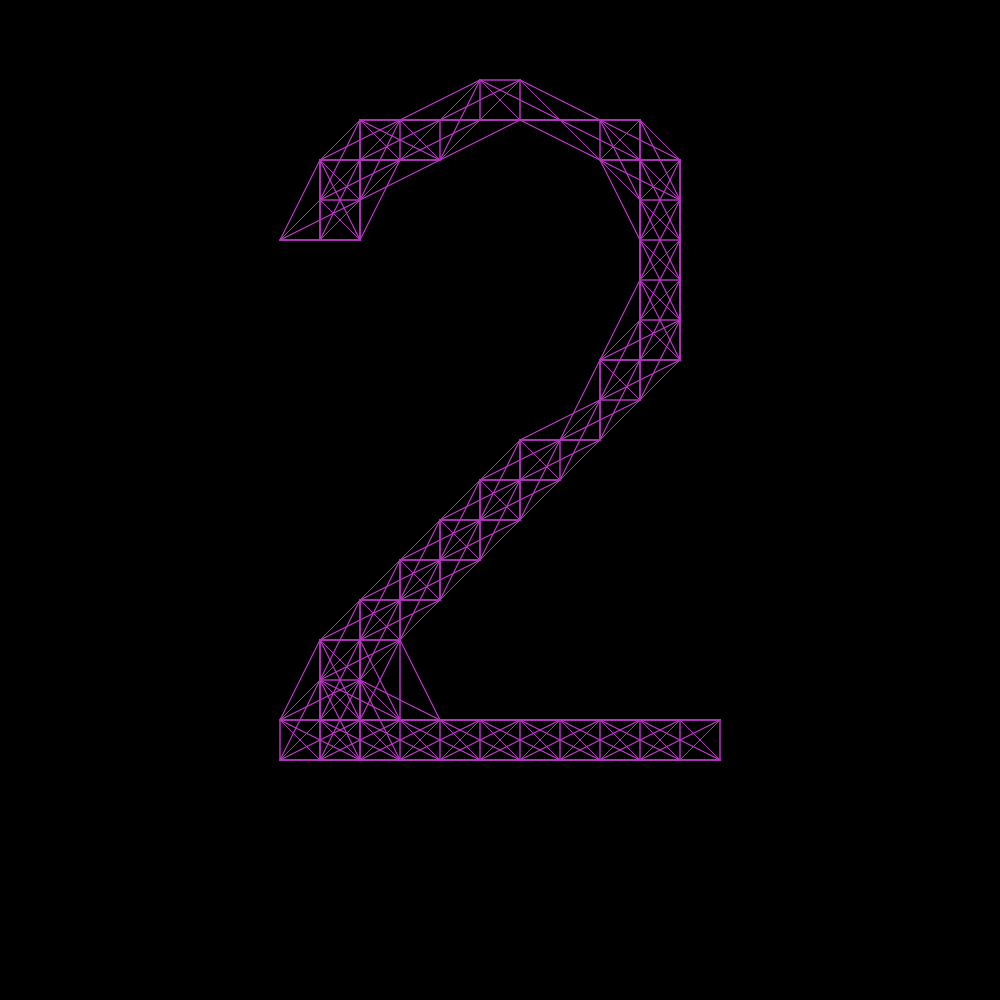
Frame 1 (no input)
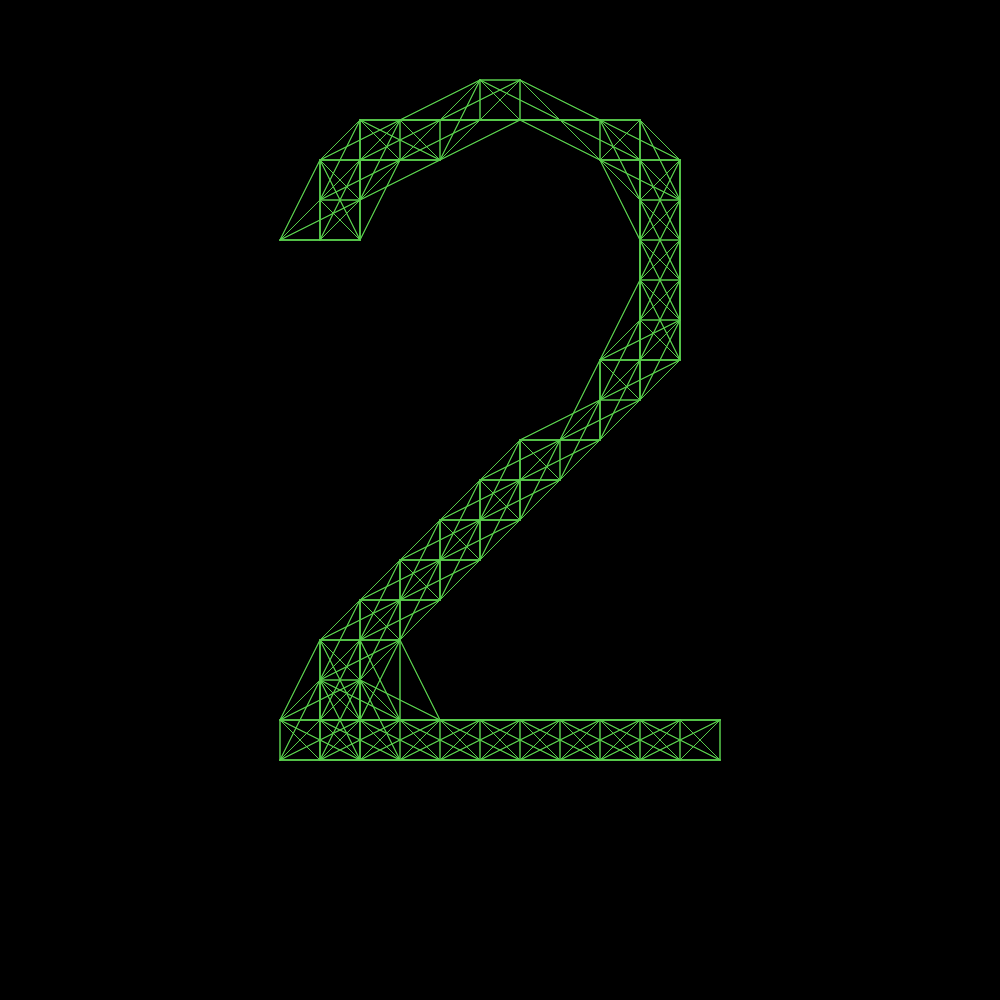
Frame 2 (the mouse pressed at the canvas centre, redrawn once)

The p5.js sketch that drew these frames (run headless with seeded random() and noise() and a simulated clock; the mouse was pressed at the canvas centre and the sketch redrawn once):

// p5.js sketch
// ── sketch.js
const canvasWidth = 1000;
const canvasHeight = 1000;
let pg;
let pg2;

let textList = [];

function setup() {
  createCanvas(canvasWidth, canvasHeight);
  background(0);
  frameRate(60);
  noStroke();

  pg = createGraphics(canvasWidth, canvasHeight);
  pg2 = createGraphics(canvasWidth, canvasHeight);

  pg.background(0);

  pg2.background(0);

  pg2.textSize(1000);
  pg2.textAlign(CENTER, CENTER);

  pg2.fill(255);
  pg2.text("2", width / 2, height / 2);

  for (let x = 0; x < pg.width; x += 40) {
    for (let y = 0; y < pg.height; y += 40) {
      const currentC = pg2.get(x, y);
      if (brightness(color(currentC)) > 50) {
        fill(255);
        textList.push({ x, y });
      }
    }
  }
}

function draw() {
  background(0);
  pg.background(0);
  // pg.noStroke();
  pg.stroke(random(255), random(255), random(255));
  pg.rectMode(CENTER);
  if (frameCount % 30 == 0) {
    pg.background(0);
  }

  for (let i = 0; i < textList.length; i++) {
    for (let j = 0; j < textList.length; j++) {
      const p = textList[i];
      const pp = textList[j];
      if (createVector(p.x, p.y).dist(createVector(pp.x, pp.y)) < 100) {
        pg.line(p.x, p.y, pp.x, pp.y);
      }
    }
  }

  image(pg, 0, 0);

  noLoop();
}
